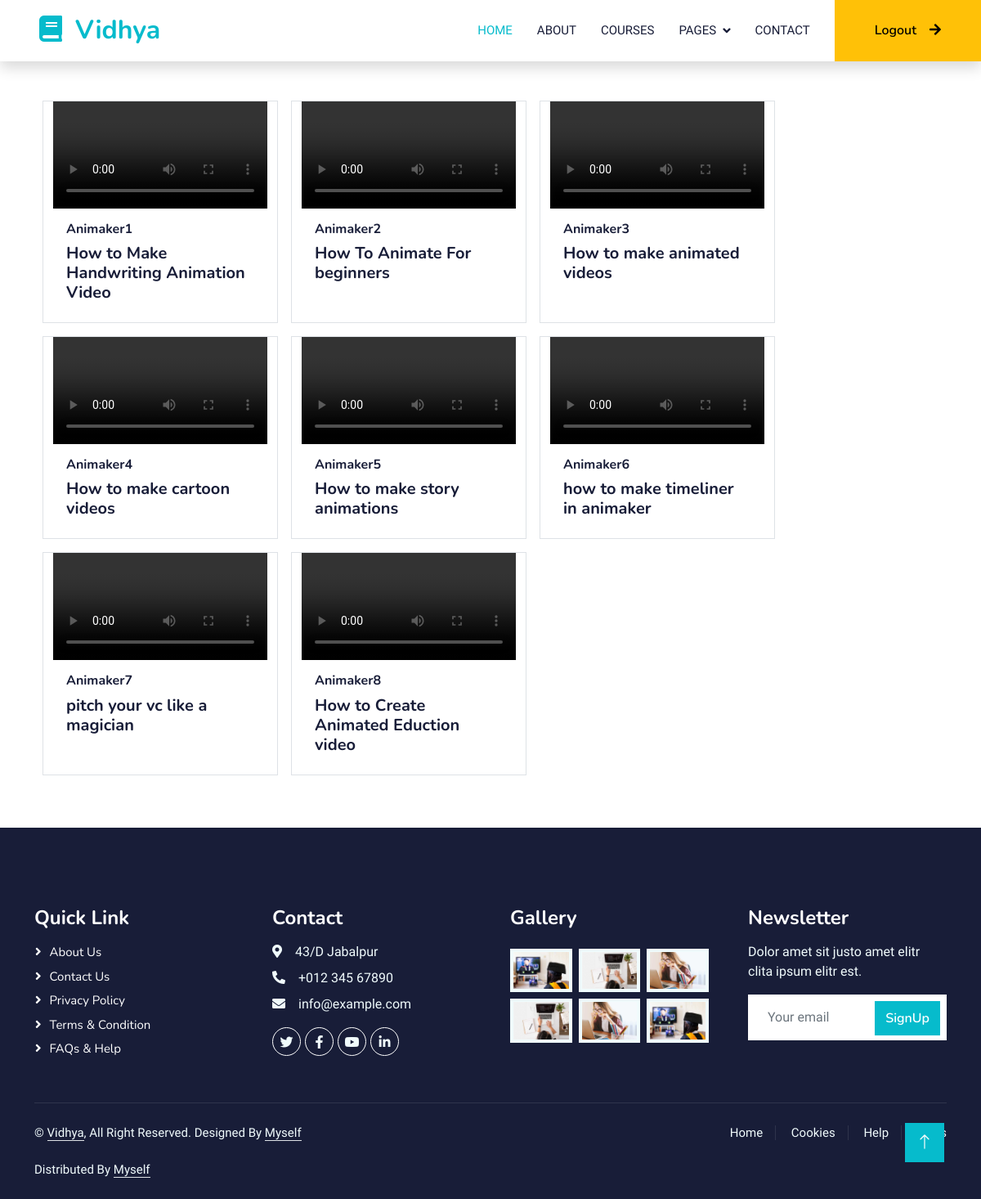
The app's page /video (signed in) with its own data.
### app/models.py (models this page shows, shortened)
class Video(models.Model):
    video = models.FileField(upload_to="video")
    name = models.CharField(max_length=100)
    description = models.CharField(max_length=100)

### app/views.py (the view)
# urls.py: path('video',CourseVedio.as_view(),name='video'),
class CourseVedio(View):
    @method_decorator(auth_middleware)
    def get(self,request):
        video = Video.objects.all()
        return render(request,'video.html',{"video":video})

### app/templates/video.html
{% extends 'base.html' %}
{% block content %}
<div class="row mt-5 px-5  mb-5 ">
 {% for x in video %}
 <div class="card border border-round ms-3 mb-3" style="width: 18rem;">
    <video  class="embed-responsive embed-responsive-16-9" src="{{x.video.url}}" type="video/mp4" controls="controls"></video>
    <div class="card-body">
      <h6>{{x.name}}</h6>
      <h5 class="card-title">{{x.description}}</h5>
    </div>
  </div>
 {% endfor %}
</div>
{% endblock content %}

### app/templates/base.html (shortened to what this page needs)
{% load static %}
<!DOCTYPE html>
<html lang="en">
<head>
    <link href="https://cdnjs.cloudflare.com/ajax/libs/font-awesome/5.10.0/css/all.min.css" rel="stylesheet">
    <link href="https://cdn.jsdelivr.net/npm/bootstrap-icons@1.4.1/font/bootstrap-icons.css" rel="stylesheet">
    <link href="{% static 'lib/animate/animate.min.css' %}" rel="stylesheet">
    <link href="{% static 'lib/owlcarousel/assets/owl.carousel.min.css' %}" rel="stylesheet">
    <link href="{% static 'css/bootstrap.min.css' %}" rel="stylesheet">
    <link href="{% static 'css/style.css' %}" rel="stylesheet">
</head>
<body>
     <nav class="navbar navbar-expand-lg bg-white navbar-light shadow sticky-top p-0">
        <a href="/" class="navbar-brand d-flex align-items-center px-4 px-lg-5">
            <h2 class="m-0 text-primary"><i class="fa fa-book me-3"></i>Vidhya</h2>
        </a>
        <div class="collapse navbar-collapse" id="navbarCollapse">
            <div class="navbar-nav ms-auto p-4 p-lg-0">
                <a href="/" class="nav-item nav-link active">Home</a>
                <a href="/about" class="nav-item nav-link">About</a>
                <a href="/courses" class="nav-item nav-link">Courses</a>
                <div class="nav-item dropdown">
                    <a href="#" class="nav-link dropdown-toggle" data-bs-toggle="dropdown">Pages</a>
                </div>
                <a href="/contact" class="nav-item nav-link">Contact</a>
            </div>
        </div>
            {% if request.session.user %}
            <a href="/logout" class="btn btn-warning py-4 px-lg-5 d-none d-lg-block">Logout<i class="fa fa-arrow-right ms-3"></i></a>
            {% else %}
            <a href="/signup" class="btn btn-danger py-4 px-lg-5 d-none d-lg-block">Registeer<i class="fa fa-arrow-right ms-3"></i></a>
            <a href="/signin" class="btn btn-primary py-4 px-lg-5 d-none d-lg-block">Login<i class="fa fa-arrow-right ms-3"></i></a>
            {% endif %}
    </nav>
    {% block content %}{% endblock content %}
     <div class="container-fluid bg-dark text-light footer pt-5 mt-5 wow fadeIn" data-wow-delay="0.1s">
        <div class="container py-5">
            <div class="row g-5">
                <div class="col-lg-3 col-md-6">
                    <h4 class="text-white mb-3">Quick Link</h4>
                    <a class="btn btn-link" href="">About Us</a>
                    <a class="btn btn-link" href="">Contact Us</a>
                    <a class="btn btn-link" href="">Privacy Policy</a>
                    <a class="btn btn-link" href="">Terms & Condition</a>
                    <a class="btn btn-link" href="">FAQs & Help</a>
                </div>
                <div class="col-lg-3 col-md-6">
                    <h4 class="text-white mb-3">Contact</h4>
                    <p class="mb-2"><i class="fa fa-map-marker-alt me-3"></i>43/D Jabalpur</p>
                    <p class="mb-2"><i class="fa fa-phone-alt me-3"></i>+012 345 67890</p>
                    <p class="mb-2"><i class="fa fa-envelope me-3"></i>info@example.com</p>
                    <div class="d-flex pt-2">
                        <a class="btn btn-outline-light btn-social" href=""><i class="fab fa-twitter"></i></a>
                        <a class="btn btn-outline-light btn-social" href=""><i class="fab fa-facebook-f"></i></a>
                        <a class="btn btn-outline-light btn-social" href=""><i class="fab fa-youtube"></i></a>
                        <a class="btn btn-outline-light btn-social" href=""><i class="fab fa-linkedin-in"></i></a>
                    </div>
                </div>
                <div class="col-lg-3 col-md-6">
                    <h4 class="text-white mb-3">Gallery</h4>
                    <div class="row g-2 pt-2">
                        <div class="col-4">
                            <img class="img-fluid bg-light p-1" src="{% static 'img/course-1.jpg' %}" alt="">
                        </div>
                        <div class="col-4">
                            <img class="img-fluid bg-light p-1" src="{% static 'img/course-2.jpg' %}" alt="">
                        </div>
                        <div class="col-4">
                            <img class="img-fluid bg-light p-1" src="{% static 'img/course-3.jpg' %}" alt="">
                        </div>
                        <div class="col-4">
                            <img class="img-fluid bg-light p-1" src="{% static 'img/course-2.jpg' %}" alt="">
                        </div>
                        <div class="col-4">
                            <img class="img-fluid bg-light p-1" src="{% static 'img/course-3.jpg' %}" alt="">
                        </div>
                        <div class="col-4">
                            <img class="img-fluid bg-light p-1" src="{% static 'img/course-1.jpg' %}" alt="">
                        </div>
                    </div>
                </div>
                <div class="col-lg-3 col-md-6">
                    <h4 class="text-white mb-3">Newsletter</h4>
                    <p>Dolor amet sit justo amet elitr clita ipsum elitr est.</p>
                    <div class="position-relative mx-auto" style="max-width: 400px;">
                        <input class="form-control border-0 w-100 py-3 ps-4 pe-5" type="text" placeholder="Your email">
                        <button type="button" class="btn btn-primary py-2 position-absolute top-0 end-0 mt-2 me-2">SignUp</button>
                    </div>
                </div>
            </div>
        </div>
        <div class="container">
            <div class="copyright">
                <div class="row">
                    <div class="col-md-6 text-center text-md-start mb-3 mb-md-0">
                        &copy; <a class="border-bottom" href="#">Vidhya</a>, All Right Reserved.
                        Designed By <a class="border-bottom" href="https://htmlcodex.com">Myself</a><br><br>
                        Distributed By <a class="border-bottom" href="https://themewagon.com">Myself</a>
                    </div>
                    <div class="col-md-6 text-center text-md-end">
                        <div class="footer-menu">
                            <a href="">Home</a>
                            <a href="">Cookies</a>
                            <a href="">Help</a>
                            <a href="">FQAs</a>
                        </div>
                    </div>
                </div>
            </div>
        </div>
    </div>
    <a href="#" class="btn btn-lg btn-primary btn-lg-square back-to-top"><i class="bi bi-arrow-up"></i></a>
</body>
</html>

### app/static/css/style.css (style rules this page uses)
:root { --primary: #06BBCC; --light: #F0FBFC; --dark: #181d38; }
.back-to-top { position: fixed; display: none; right: 45px; bottom: 45px; z-index: 99; }
.btn { font-family: 'Nunito', sans-serif; font-weight: 600; transition: .5s; }
.btn.btn-primary, .btn.btn-secondary { color: #FFFFFF; }
.btn-lg-square { width: 48px; height: 48px; }
.btn-square, .btn-sm-square, .btn-lg-square { padding: 0; display: flex; align-items: center; justify-content: center; font-weight: normal; border-radius: 0px; }
.navbar .dropdown-toggle::after { border: none; content: "\f107"; font-family: "Font Awesome 5 Free"; font-weight: 900; vertical-align: middle; margin-left: 8px; }
.navbar-light .navbar-nav .nav-link { margin-right: 30px; padding: 25px 0; color: #FFFFFF; font-size: 15px; text-transform: uppercase; outline: none; }
.navbar-light .navbar-nav .nav-link:hover, .navbar-light .navbar-nav .nav-link.active { color: var(--primary); }
.navbar-light .navbar-brand, .navbar-light a.btn { height: 75px; }
.navbar-light .navbar-nav .nav-link { color: var(--dark); font-weight: 500; }
.navbar-light.sticky-top { top: -100px; transition: .5s; }
.footer .btn.btn-social { margin-right: 5px; width: 35px; height: 35px; display: flex; align-items: center; justify-content: center; color: var(--light); font-weight: normal; border: 1px solid #FFFFFF; border-radius: 35px; transition: .3s; }
.footer .btn.btn-link { display: block; margin-bottom: 5px; padding: 0; text-align: left; color: #FFFFFF; font-size: 15px; font-weight: normal; text-transform: capitalize; transition: .3s; }
.footer .btn.btn-link::before { position: relative; content: "\f105"; font-family: "Font Awesome 5 Free"; font-weight: 900; margin-right: 10px; }
.footer .copyright { padding: 25px 0; font-size: 15px; border-top: 1px solid rgba(256, 256, 256, .1); }
.footer .copyright a { color: var(--light); }
.footer .footer-menu a { margin-right: 15px; padding-right: 15px; border-right: 1px solid rgba(255, 255, 255, .1); }
.footer .footer-menu a:last-child { margin-right: 0; padding-right: 0; border-right: none; }

### records on screen
Video: name "Animaker1", description "How to Make Handwriting Animation Video"
Video: name "Animaker2", description "How To Animate For beginners"
Video: name "Animaker3", description "How to make animated videos"
Video: name "Animaker4", description "How to make cartoon videos"
Video: name "Animaker5", description "How to make story animations"
Video: name "Animaker6", description "how to make timeliner in animaker"
Video: name "Animaker7", description "pitch your vc like a magician"
Video: name "Animaker8", description "How to Create Animated Eduction video"
